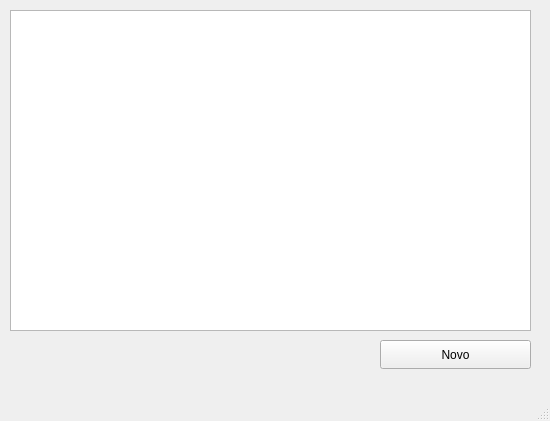
<?xml version="1.0" encoding="UTF-8"?>
<ui version="4.0">
 <class>MainWindow</class>
 <widget class="QMainWindow" name="MainWindow">
  <property name="geometry">
   <rect>
    <x>0</x>
    <y>0</y>
    <width>550</width>
    <height>421</height>
   </rect>
  </property>
  <property name="windowTitle">
   <string>Contatos</string>
  </property>
  <widget class="QWidget" name="centralwidget">
   <widget class="QTableWidget" name="tableWidgetContatos">
    <property name="geometry">
     <rect>
      <x>10</x>
      <y>10</y>
      <width>521</width>
      <height>321</height>
     </rect>
    </property>
   </widget>
   <widget class="QPushButton" name="btnNovo">
    <property name="geometry">
     <rect>
      <x>380</x>
      <y>340</y>
      <width>151</width>
      <height>29</height>
     </rect>
    </property>
    <property name="text">
     <string>Novo</string>
    </property>
   </widget>
  </widget>
  <widget class="QMenuBar" name="menubar">
   <property name="geometry">
    <rect>
     <x>0</x>
     <y>0</y>
     <width>550</width>
     <height>26</height>
    </rect>
   </property>
  </widget>
  <widget class="QStatusBar" name="statusbar"/>
 </widget>
 <resources/>
 <connections/>
</ui>
